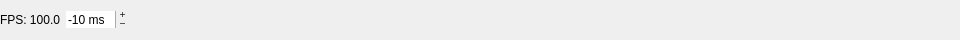
<?xml version="1.0" encoding="UTF-8"?>
<ui version="4.0">
 <class>statusBar</class>
 <widget class="QWidget" name="statusBar">
  <property name="geometry">
   <rect>
    <x>0</x>
    <y>0</y>
    <width>960</width>
    <height>40</height>
   </rect>
  </property>
  <property name="windowTitle">
   <string>Form</string>
  </property>
  <layout class="QHBoxLayout" name="horizontalLayout_2">
   <property name="margin">
    <number>0</number>
   </property>
   <item>
    <widget class="QLabel" name="lbl_fps">
     <property name="minimumSize">
      <size>
       <width>55</width>
       <height>0</height>
      </size>
     </property>
     <property name="toolTip">
      <string>Interface refresh rate, NOT the acquisition rate if grabbing from a camera.</string>
     </property>
     <property name="frameShape">
      <enum>QFrame::NoFrame</enum>
     </property>
     <property name="text">
      <string>FPS: 100.0</string>
     </property>
    </widget>
   </item>
   <item>
    <widget class="QSpinBox" name="sb_offset">
     <property name="focusPolicy">
      <enum>Qt::NoFocus</enum>
     </property>
     <property name="toolTip">
      <string>Bias GUI refresh interval</string>
     </property>
     <property name="frame">
      <bool>false</bool>
     </property>
     <property name="buttonSymbols">
      <enum>QAbstractSpinBox::PlusMinus</enum>
     </property>
     <property name="accelerated">
      <bool>true</bool>
     </property>
     <property name="suffix">
      <string extracomment="offset"> ms</string>
     </property>
     <property name="minimum">
      <number>-99</number>
     </property>
     <property name="maximum">
      <number>999</number>
     </property>
     <property name="value">
      <number>-10</number>
     </property>
    </widget>
   </item>
   <item>
    <spacer name="horizontalSpacer">
     <property name="orientation">
      <enum>Qt::Horizontal</enum>
     </property>
     <property name="sizeHint" stdset="0">
      <size>
       <width>40</width>
       <height>20</height>
      </size>
     </property>
    </spacer>
   </item>
  </layout>
 </widget>
 <resources/>
 <connections/>
</ui>
